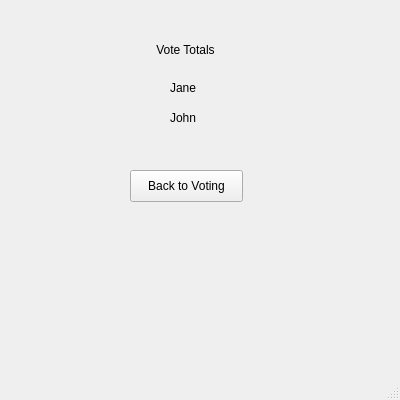
<?xml version="1.0" encoding="UTF-8"?>
<ui version="4.0">
 <class>MainWindow</class>
 <widget class="QMainWindow" name="MainWindow">
  <property name="geometry">
   <rect>
    <x>0</x>
    <y>0</y>
    <width>400</width>
    <height>400</height>
   </rect>
  </property>
  <property name="minimumSize">
   <size>
    <width>400</width>
    <height>400</height>
   </size>
  </property>
  <property name="maximumSize">
   <size>
    <width>400</width>
    <height>400</height>
   </size>
  </property>
  <property name="windowTitle">
   <string>Voting App</string>
  </property>
  <widget class="QWidget" name="centralwidget">
   <widget class="QStackedWidget" name="stackedWidget">
    <property name="geometry">
     <rect>
      <x>20</x>
      <y>0</y>
      <width>351</width>
      <height>341</height>
     </rect>
    </property>
    <property name="currentIndex">
     <number>1</number>
    </property>
    <widget class="QWidget" name="page">
     <widget class="QPushButton" name="button_results">
      <property name="geometry">
       <rect>
        <x>120</x>
        <y>290</y>
        <width>113</width>
        <height>32</height>
       </rect>
      </property>
      <property name="text">
       <string>View Results</string>
      </property>
     </widget>
     <widget class="QPushButton" name="button_submit">
      <property name="geometry">
       <rect>
        <x>120</x>
        <y>160</y>
        <width>113</width>
        <height>32</height>
       </rect>
      </property>
      <property name="text">
       <string>SUBMIT</string>
      </property>
     </widget>
     <widget class="QLabel" name="label_help">
      <property name="geometry">
       <rect>
        <x>9</x>
        <y>220</y>
        <width>341</width>
        <height>20</height>
       </rect>
      </property>
      <property name="text">
       <string/>
      </property>
      <property name="alignment">
       <set>Qt::AlignCenter</set>
      </property>
     </widget>
     <widget class="QSplitter" name="splitter">
      <property name="geometry">
       <rect>
        <x>100</x>
        <y>10</y>
        <width>175</width>
        <height>21</height>
       </rect>
      </property>
      <property name="orientation">
       <enum>Qt::Horizontal</enum>
      </property>
      <widget class="QLabel" name="label_id">
       <property name="text">
        <string>Voter ID</string>
       </property>
      </widget>
      <widget class="QLineEdit" name="input_id"/>
     </widget>
     <widget class="QWidget" name="layoutWidget">
      <property name="geometry">
       <rect>
        <x>140</x>
        <y>80</y>
        <width>72</width>
        <height>71</height>
       </rect>
      </property>
      <layout class="QVBoxLayout" name="verticalLayout">
       <item>
        <widget class="QRadioButton" name="radioButton_jane">
         <property name="text">
          <string>Jane</string>
         </property>
         <attribute name="buttonGroup">
          <string notr="true">radio_group</string>
         </attribute>
        </widget>
       </item>
       <item>
        <widget class="QRadioButton" name="radioButton_john">
         <property name="text">
          <string>John</string>
         </property>
         <attribute name="buttonGroup">
          <string notr="true">radio_group</string>
         </attribute>
        </widget>
       </item>
      </layout>
     </widget>
     <widget class="QLabel" name="label_heading">
      <property name="geometry">
       <rect>
        <x>140</x>
        <y>60</y>
        <width>69</width>
        <height>25</height>
       </rect>
      </property>
      <property name="text">
       <string>Candidates</string>
      </property>
     </widget>
    </widget>
    <widget class="QWidget" name="page_2">
     <widget class="QPushButton" name="button_back">
      <property name="geometry">
       <rect>
        <x>110</x>
        <y>170</y>
        <width>113</width>
        <height>32</height>
       </rect>
      </property>
      <property name="text">
       <string>Back to Voting</string>
      </property>
     </widget>
     <widget class="QLabel" name="label_totals">
      <property name="geometry">
       <rect>
        <x>0</x>
        <y>40</y>
        <width>331</width>
        <height>20</height>
       </rect>
      </property>
      <property name="text">
       <string>Vote Totals</string>
      </property>
      <property name="alignment">
       <set>Qt::AlignCenter</set>
      </property>
     </widget>
     <widget class="QLabel" name="label_totalJane">
      <property name="geometry">
       <rect>
        <x>150</x>
        <y>80</y>
        <width>60</width>
        <height>16</height>
       </rect>
      </property>
      <property name="text">
       <string>Jane</string>
      </property>
     </widget>
     <widget class="QLabel" name="label_totalJohn">
      <property name="geometry">
       <rect>
        <x>150</x>
        <y>110</y>
        <width>60</width>
        <height>16</height>
       </rect>
      </property>
      <property name="text">
       <string>John</string>
      </property>
     </widget>
    </widget>
   </widget>
  </widget>
  <widget class="QMenuBar" name="menubar">
   <property name="geometry">
    <rect>
     <x>0</x>
     <y>0</y>
     <width>400</width>
     <height>37</height>
    </rect>
   </property>
  </widget>
  <widget class="QStatusBar" name="statusbar"/>
 </widget>
 <resources/>
 <connections/>
 <buttongroups>
  <buttongroup name="radio_group"/>
 </buttongroups>
</ui>
